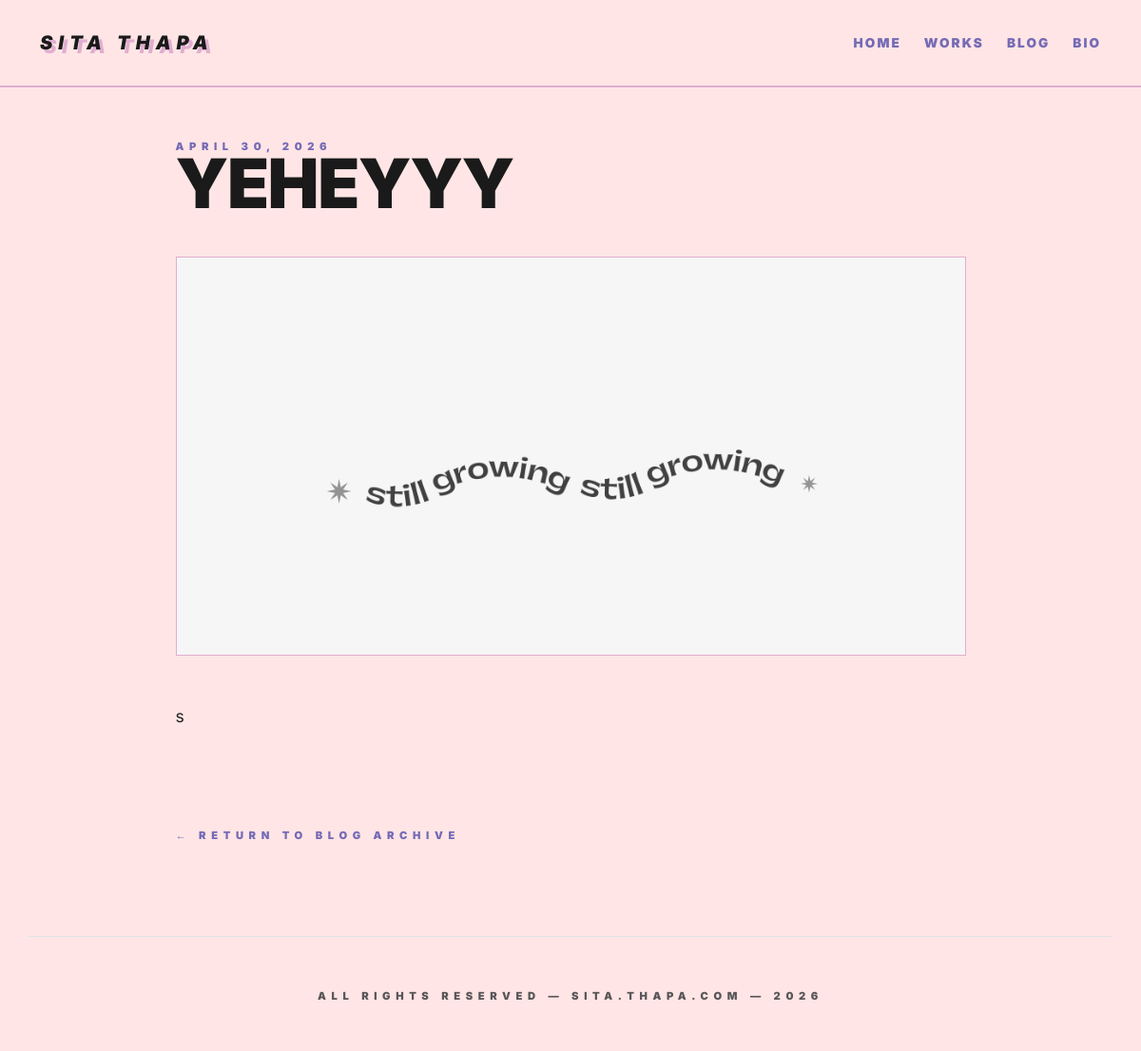
Screenshot of /blog/s222/ with the database file from the repository.
### core/models.py (models this page shows, shortened)
class Blogpost(models.Model):
    title = models.CharField(max_length=200)
    slug = models.SlugField(unique=True)
    content = models.TextField()
    excerpt = models.TextField(max_length=300)
    image = models.ImageField(upload_to='blog/')
    created_at = models.DateTimeField(auto_now_add=True)
    is_published = models.BooleanField(default=True)

### core/views.py (the view)
# urls.py: path('blog/<slug:slug>/', views.blog_detail, name='blog_detail'),
def blog_detail(request, slug):
    post = get_object_or_404(Blogpost, slug=slug)
    return render(request, 'core/blog_detail.html', {'post': post})

### core/templates/core/blog_detail.html
{% extends 'core/base.html' %}
{% block content %}
<div class="container py-5 f1-reveal">
    <div class="row justify-content-center">
        <div class="col-md-9">
            <span class="tech-tag mb-3">{{ post.created_at|date:"F d, Y" }}</span>
            <h1 class="hero-title" style="font-size: clamp(2.5rem, 8vw, 4.5rem);">{{ post.title }}</h1>
            {% if post.image %}
                <div class="f1-clip-container mt-5 mb-5" style="clip-path: none; background: none;">
                    <img src="{{ post.image.url }}" class="w-100" style="filter: grayscale(1); max-height: 550px; object-fit: cover; border-bottom: 3px solid var(--violet);">
                </div>
            {% endif %}
            <div class="blog-body-text" style="text-transform: none; font-size: 1.1rem; line-height: 1.8; color: #222;">
                {{ post.content|linebreaks }}
            </div>
            <div class="mt-5 pt-5 border-top-f1">
                <a href="{% url 'blog' %}" class="tech-tag text-decoration-none">← RETURN TO BLOG ARCHIVE</a>
            </div>
        </div>
    </div>
</div>
{% endblock %}

### static/css/custom.css (style rules this page uses)
:root { --primary-violet: #756AB6; --accent-lavender: #AC87C5; --soft-pink: #E0AED0; --bg-cream: #FFE5E5; --white: #ffffff; --black: #1a1a1a; --f1-ease: cubic-bezier(0.19, 1, 0.22, 1); }
body { background-color: var(--bg-cream); color: var(--black); font-family: 'Inter', sans-serif; text-transform: uppercase; overflow-x: hidden; margin: 0; padding: 0; }
.hero-title { font-weight: 900; font-size: clamp(3.5rem, 12vw, 8.5rem); line-height: 0.8; color: var(--black); letter-spacing: -0.02em; }
.tech-tag { color: var(--primary-violet); font-weight: 900; font-size: 0.7rem; letter-spacing: 0.5em; margin-bottom: 15px; }
.f1-reveal { animation: f1Snap 1.2s var(--f1-ease) both; }
.f1-clip-container { background: var(--white); clip-path: polygon(0 0, 100% 0, 100% 88%, 0% 100%); transition: 0.7s var(--f1-ease); height: 420px; overflow: hidden; border: 1px solid var(--soft-pink); position: relative; }

### rows the page displays
Blogpost: created_at "APRIL 30, 2026", title "YEHEYYY", image (picture), content "s"
